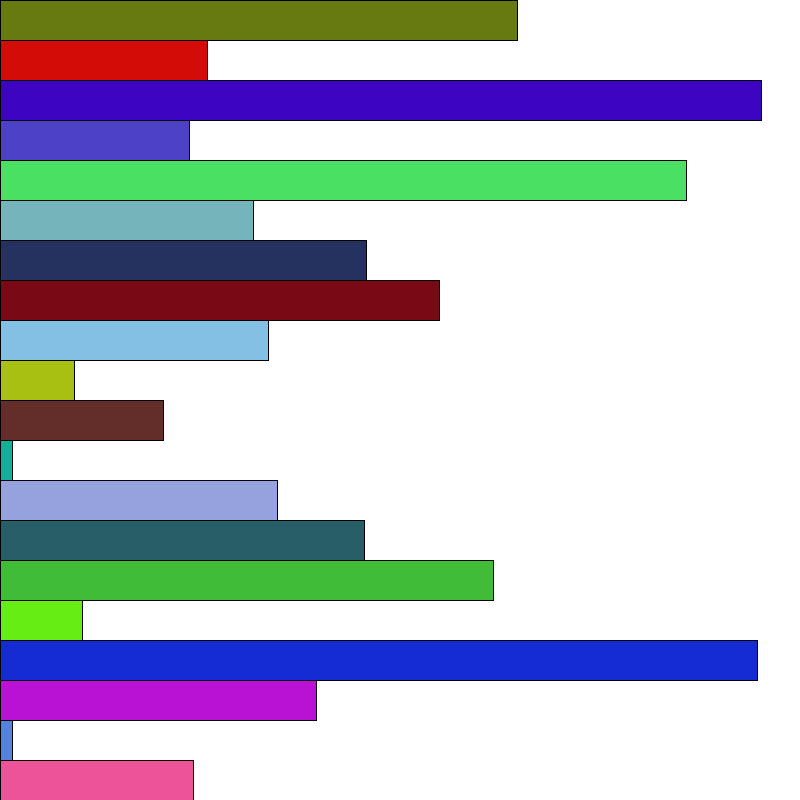
Frame 1 (no input)
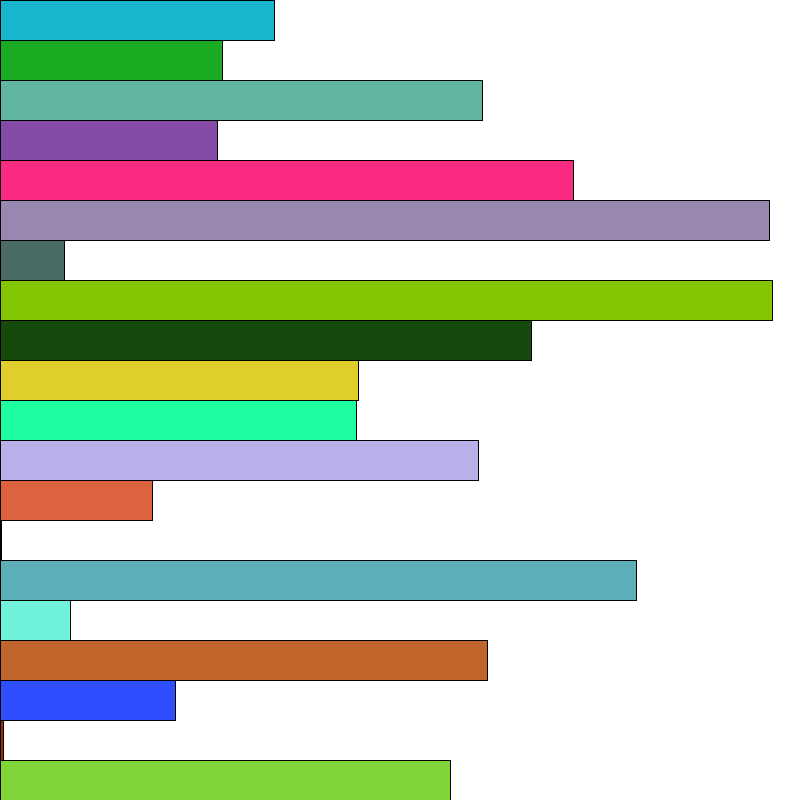
Frame 60 (the mouse pressed at the canvas centre just before this capture)
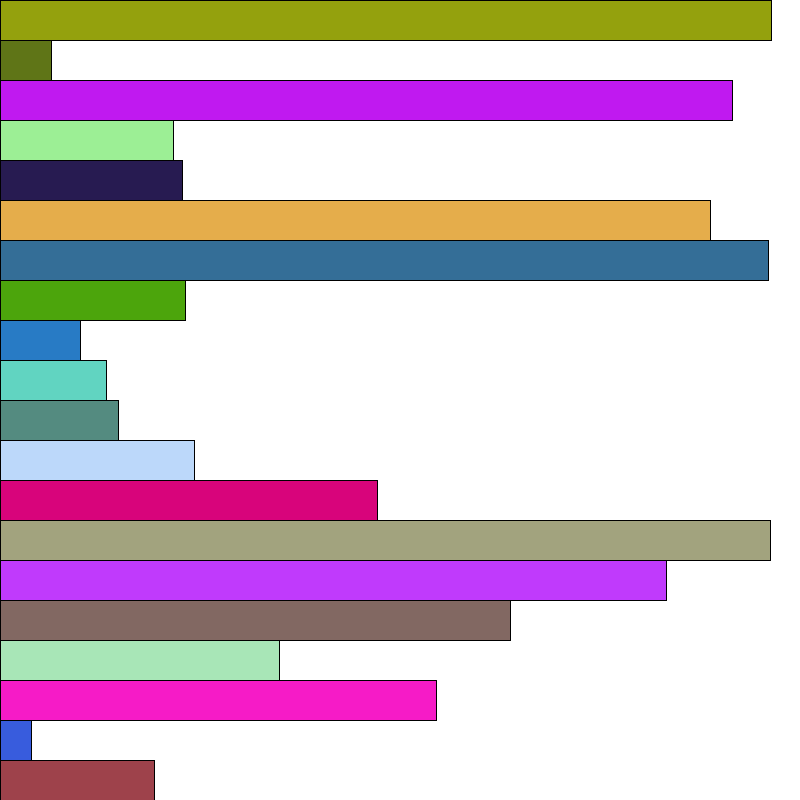
Frame 120 (the mouse held since frame 60 and released just before this capture)

The Processing sketch that drew these frames (run headless with seeded random() and noise(); from frame 60 on, the mouse is pressed at the canvas centre):

// Processing sketch: sample_07_array_1_bar_chart
// ── sample_07_array_1_bar_chart.pde
// drawing bar chart
float [] chart = new float[20];

void setup() {
  size(800, 800);
  frameRate(5);
}

void draw() {
  background(255);
  
  for(int i = 0; i < chart.length; i++){
    chart[i] = random(width);
  }
  
  for(int i = 0; i < chart.length; i++){
    fill(random(255), random(255), random(255));
    rect(0, i*height/chart.length, chart[i], height/chart.length);
  }
}
